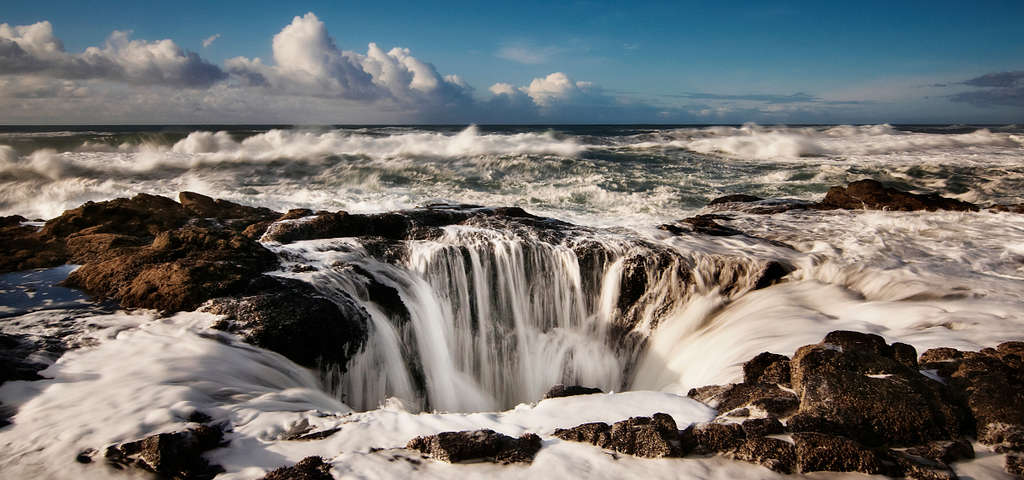
#> input picture abcd.jpg, 1024 x 480 px
$ python script.py
#> lines starting #> are read from the running program, lines starting #| are printed output that depends on the picture
import cv2

img  = cv2.imread("abcd.jpg",0)
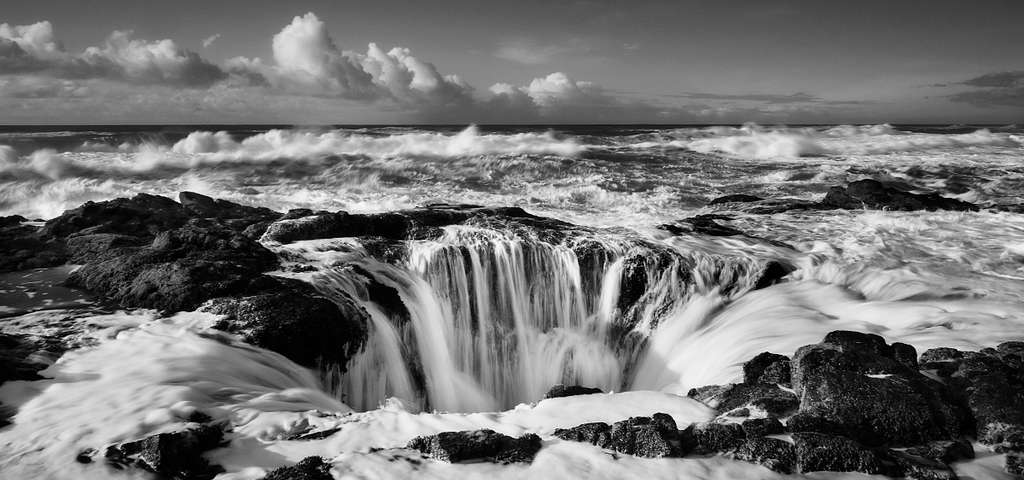
#> img: shape (480, 1024); min 0, max 255, mean 114.7

resized_image = cv2.resize(img,(100,50))
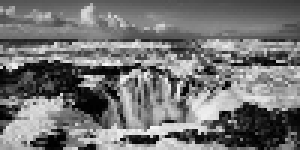
#> resized_image: shape (50, 100) (shown 3 times larger); min 0, max 250, mean 115.3
cv2.imshow("abcd",resized_image)
cv2.imwrite("abcd_r.jpg",resized_image)
cv2.waitKey(0)
cv2.destroyAllWindows()
